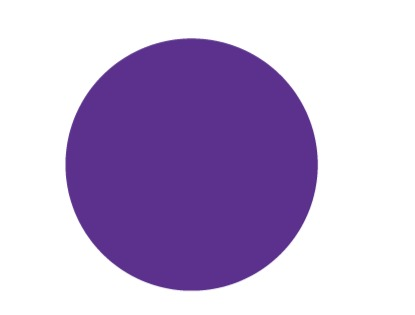
#> input picture tp2/10circles/c10.jpeg, 415 x 315 px, given in place of the camera
$ python intentoEmi.py
#> lines starting #> are read from the running program, lines starting #| are printed output that depends on the picture; after the words box and inside, x2 and y2 are one past the last pixel; in counts of white or black regions, pixels touching at a corner belong together
# Ejercicios con la cámara, en tiempo real, mostrando siempre en una ventana la imagen de la cámara.  Requiere imágenes binarias,
# que se pueden obtener por thresholding.
# Dilatar una imagen binaria, controlar el tamaño del elemento estructural con un trackbar, de 1 a 50
# Erosionar
# Aplicar opening y closing consecutivamente, para filtrar ruidos
import math
import time

from PIL import Image
import cv2 as cv
import numpy as np

webcam = cv.VideoCapture(0)


def setBinary(image, val):
    gray = cv.cvtColor(image, cv.COLOR_RGB2GRAY)
    ret1, thresh1 = cv.threshold(gray, val, 255,
                                 cv.THRESH_BINARY_INV)  # aplica funcion threadhole / ret1 si es true --> significa q no tenemos error
    return thresh1


def setBinaryAutom(image):
    gray = cv.cvtColor(image, cv.COLOR_RGB2GRAY)
    ret1, thresh1 = cv.threshold(gray, 0, 255,
                                 cv.THRESH_BINARY_INV + cv.THRESH_OTSU)  # aplica funcion threadhole / ret1 si es true --> significa q no tenemos error
    return thresh1


def dilatation(img):
    kernel = cv.getStructuringElement(cv.MORPH_RECT, (5, 5))
    return cv.dilate(img, kernel, iterations=1)


def erosion(img):
    kernel = cv.getStructuringElement(cv.MORPH_RECT, (5, 5))
    return cv.erode(img, kernel, iterations=1)


def denoise(img, val1, val2):
    kernel = cv.getStructuringElement(cv.MORPH_RECT, (val1 + 1, val2 + 1))
    tempImg = cv.morphologyEx(img, cv.MORPH_OPEN, kernel)
    return cv.morphologyEx(tempImg, cv.MORPH_CLOSE, kernel)


def getContours(binary, img):
    contours, hierarchy = cv.findContours(binary, cv.RETR_TREE, cv.CHAIN_APPROX_NONE)

    cv.drawContours(img, contours, -1, (0, 0, 255), 3)
    for i in contours:
        area = cv.contourArea(i)
        if area > 0.5:
            peri = cv.arcLength(i, True)
            approx = cv.approxPolyDP(i, 0.02 * peri, True)
            cv.drawContours(img, contours, -1, (255, 0, 0), 3)
    return contours


def getBiggestContour(contours):
    try:
        max_cnt = contours[0]
        for cnt in contours:
            if cv.contourArea(cnt) > cv.contourArea(max_cnt):
                max_cnt = cnt
        return max_cnt
    except:
        return contours


def imagesContours():  # devuelve un array con todos los contornos de las img
    circulo = setBinaryAutom(np.array(Image.open('circulo.png')))
    triangulo = setBinaryAutom(np.array(Image.open('triangulo.png')))
    rectangulo = setBinaryAutom(np.array(Image.open('rectangulo.png')))


    circuloContour, hierarchy = cv.findContours(circulo, cv.RETR_TREE, cv.CHAIN_APPROX_NONE)
    trianguloContour, hierarchy = cv.findContours(triangulo, cv.RETR_TREE, cv.CHAIN_APPROX_NONE)
    rectanguloContour, hierarchy = cv.findContours(rectangulo, cv.RETR_TREE, cv.CHAIN_APPROX_NONE)

    contours = {
        "circulo": getBiggestContour(circuloContour),
        "rectangulo": getBiggestContour(rectanguloContour),
        "triangulo": getBiggestContour(trianguloContour)
    }
    return contours


def match(contour, val):
    contours = imagesContours()
    for i in contours.keys():
        distance = cv.matchShapes(contour, contours[i], cv.CONTOURS_MATCH_I2, 0)
        if distance < val: #el error ponerlo con la barra al tope.
            return i
    return "False"


def main():
    cv.namedWindow('binary')
    cv.createTrackbar('Thresh', 'binary', 0, 255, setBinary)
#> slider 'Thresh' is set to 85
    cv.namedWindow('denoised')
    cv.createTrackbar('KSize', 'denoised', 0, 5, denoise)
#> slider 'KSize' is set to 1
    cv.namedWindow('webcam')
    cv.createTrackbar('Error', 'webcam', 0, 50, match)
#> slider 'Error' is set to 16
    while True:
        tecla = cv.waitKey(30)
#> (key Esc is pressed here)
        ret, img = webcam.read()
#> img is the input picture: shape (315, 415, 3); mean B, G, R 211.3, 176.1, 192.6

        valBinary = cv.getTrackbarPos("Thresh", "binary")

        binaryImg = setBinary(img, valBinary)
#> in setBinary, `ret1, thresh1 = cv.threshold(gray, val, 255, cv.THRESH_BINARY_INV)`:
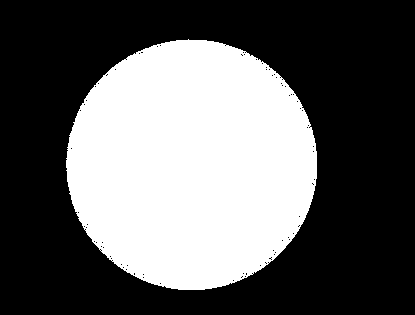
#> thresh1: shape (315, 415); 37.7% white; 1 white region, box (x1, y1, x2, y2) and area: (66, 39, 317, 290) 49246
#> in setBinary, `ret1, thresh1 = cv.threshold(gray, val, 255, cv.THRESH_BINARY_INV)`: ret1 = 85
        cv.imshow('binary', binaryImg)

        valKS = cv.getTrackbarPos('KSize', 'denoised')
        denoisedImg = denoise(binaryImg, valKS, valKS)
#> in denoise, `tempImg = cv.morphologyEx(img, cv.MORPH_OPEN, kernel)`: tempImg: shape (315, 415); 37.6% white; 1 white region, box (x1, y1, x2, y2) and area: (67, 41, 318, 291) 49167
#> in denoise, `return cv.morphologyEx(tempImg, cv.MORPH_CLOSE, kernel)`: returned value: shape (315, 415); 37.7% white; 1 white region
        cv.imshow('denoised', denoisedImg)

        contours = getContours(denoisedImg, img)
#> in getContours, `contours, hierarchy = cv.findContours(binary, cv.RETR_TREE, cv.CHAIN_A..`: contours = 2 contours, 1 with area under 20; largest, box (x1, y1, x2, y2) and area: (68, 42, 319, 292) 48892
#> the loop in getContours, `for i in contours:` made 2 passes
#> (area, peri) on pass 1: (48891.5, 850.6)
#> after the loop in getContours, `for i in contours:`:
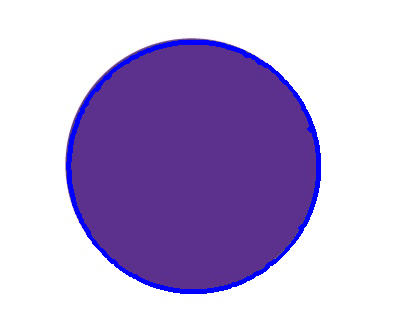
#> img: shape (315, 415, 3); mean B, G, R 213.5, 172.9, 188.5

        valError = cv.getTrackbarPos("Error", 'webcam')
#> valError = 16
        for i in contours:
            result = match(i, 0.01+valError/100)
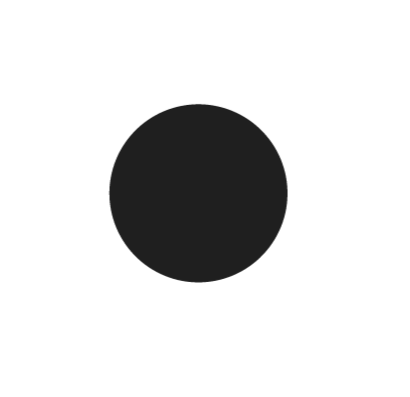
#> input picture tp2/circulo.png, 410 x 397 px
#> in setBinaryAutom, image is the input picture: shape (397, 410, 4); mean R, G, B, A 220.7, 220.7, 220.7, 255
#> in setBinaryAutom, `ret1, thresh1 = cv.threshold(gray, 0, 255, cv.THRESH_BINARY_INV + cv.T..`: thresh1: shape (397, 410); 15.3% white; 1 white region, box (x1, y1, x2, y2) and area: (109, 104, 288, 282) 24911
#> in setBinaryAutom, `ret1, thresh1 = cv.threshold(gray, 0, 255, cv.THRESH_BINARY_INV + cv.T..`: ret1 = 143
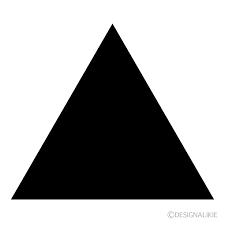
#> input picture tp2/triangulo.png, 225 x 225 px
#> in setBinaryAutom, image is the input picture: shape (225, 225, 3); min 0, max 255, mean 164.9
#> in setBinaryAutom (call 2), `ret1, thresh1 = cv.threshold(gray, 0, 255, cv.THRESH_BINARY_INV + cv.T..`:
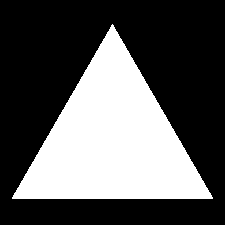
#> thresh1: shape (225, 225); 35% white; 1 white region, box (x1, y1, x2, y2) and area: (12, 24, 213, 199) 17743
#> in setBinaryAutom (call 2), `ret1, thresh1 = cv.threshold(gray, 0, 255, cv.THRESH_BINARY_INV + cv.T..`: ret1 = 115
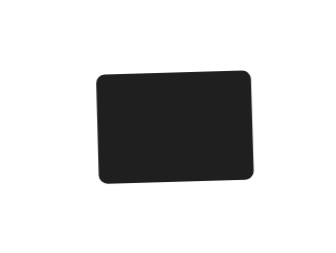
#> input picture tp2/rectangulo.png, 336 x 253 px
#> in setBinaryAutom, image is the input picture: shape (253, 336, 4); mean R, G, B, A 210.6, 210.6, 210.6, 255
#> in setBinaryAutom (call 3), `ret1, thresh1 = cv.threshold(gray, 0, 255, cv.THRESH_BINARY_INV + cv.T..`: thresh1: shape (253, 336); 19.8% white; 1 white region
#> in imagesContours, `circuloContour, hierarchy = cv.findContours(circulo, cv.RETR_TREE, cv...`: circuloContour = 1 contour; box (x1, y1, x2, y2) and area: (109, 104, 288, 282) 24659
#> in imagesContours, `trianguloContour, hierarchy = cv.findContours(triangulo, cv.RETR_TREE,..`: trianguloContour = 1 contour; box (x1, y1, x2, y2) and area: (12, 24, 213, 199) 17468
#> in imagesContours, `rectanguloContour, hierarchy = cv.findContours(rectangulo, cv.RETR_TRE..`: rectanguloContour = 1 contour; box (x1, y1, x2, y2) and area: (96, 71, 254, 184) 16607
#> in getBiggestContour, `max_cnt = contours[0]`: max_cnt = contour of 502 points, box (x1, y1, x2, y2) (109, 104, 288, 282), area 24659
#> the loop in getBiggestContour, `for cnt in contours:` made 1 pass
#> the loop in getBiggestContour (call 2), `for cnt in contours:` made 1 pass
#> in match, `contours = imagesContours()`: contours = 3 items
#> the loop in match, `for i in contours.keys():` made 1 pass
#> (i, distance) on pass 1: ('circulo', 8.38e-06)
#> result = 'circulo'
            if result != "False":
                x, y, w, h = cv.boundingRect(i)
#> x = 68; y = 42; w = 251; h = 250
                cv.rectangle(img, (x, y), (x + w, y + h), (0, 255, 0), 2)
                cv.putText(img, str(result), (x, y), cv.FONT_HERSHEY_SIMPLEX, 1, (0, 0, 0), 2)
            else:
                x, y, w, h = cv.boundingRect(i)
                cv.rectangle(img, (x, y), (x + w, y + h), (0, 0, 255), 2)

        cv.imshow('webcam', img)
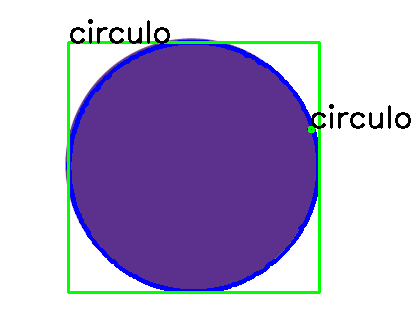
#> window 'webcam': shape (315, 415, 3); mean B, G, R 205.2, 171.5, 181.5
        if tecla == 27:
            break


main()
